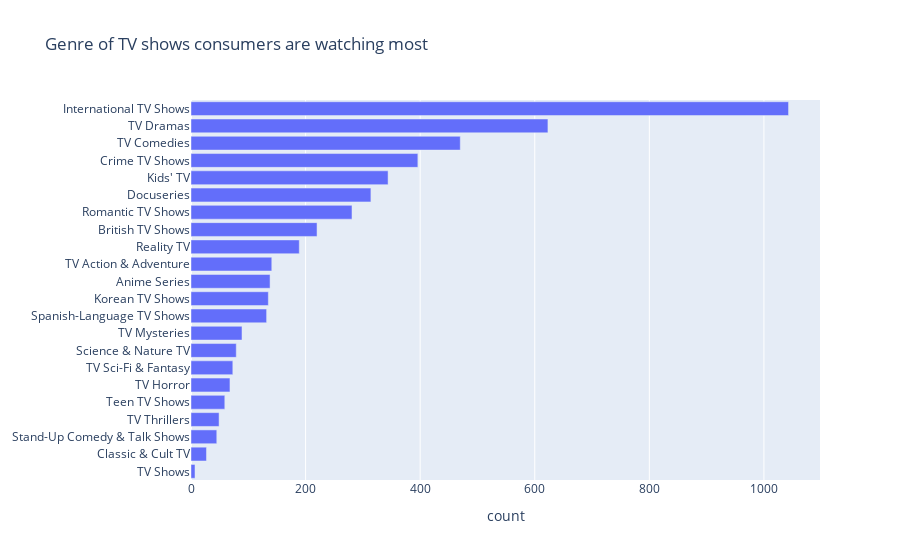

The code cell stored with this chart in its notebook:
### Code cell
col = "listed_in"
categories = ", ".join(tv_show['listed_in']).split(", ")
counter_list = Counter(categories).most_common(50)
labels = [_[0] for _ in counter_list][::-1]
values = [_[1] for _ in counter_list][::-1]
trace1 = go.Bar(y=labels, x=values, orientation="h", name="TV Shows")

data = [trace1]
layout = go.Layout(title="Genre of TV shows consumers are watching most",xaxis_title='count', legend=dict(x=0.1, y=1.1, orientation="h"))
fig = go.Figure(data, layout=layout)
fig.show()

### Figure 1 — Plotly figure (JSON) as saved in the notebook; plotly's stock layout.template omitted (floating-point values rounded to 4 significant figures)
{"data": [{"name": "TV Shows", "orientation": "h", "type": "bar", "x": [7, 27, 45, 49, 59, 68, 73, 79, 89, 132, 135, 138, 141, 189, 220, 281, 314, 344, 396, 470, 623, 1043], "y": ["TV Shows", "Classic & Cult TV", "Stand-Up Comedy & Talk Shows", "TV Thrillers", "Teen TV Shows", "TV Horror", "TV Sci-Fi & Fantasy", "Science & Nature TV", "TV Mysteries", "Spanish-Language TV Shows", "Korean TV Shows", "Anime Series", "TV Action & Adventure", "Reality TV", "British TV Shows", "Romantic TV Shows", "Docuseries", "Kids' TV", "Crime TV Shows", "TV Comedies", "TV Dramas", "International TV Shows"]}], "layout": {"legend": {"orientation": "h", "x": 0.1, "y": 1.1}, "title": {"text": "Genre of TV shows consumers are watching most"}, "xaxis": {"title": {"text": "count"}}}}
